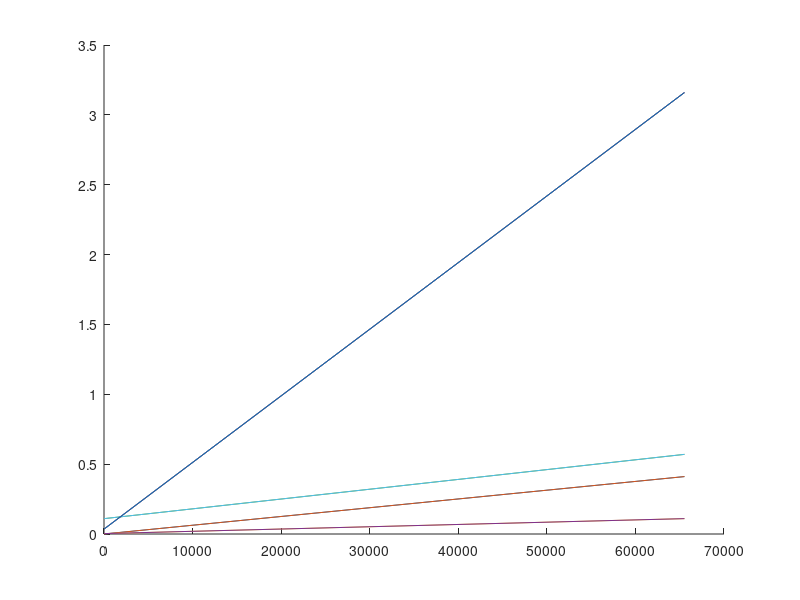

The MATLAB script that drew this image:
A=[ 20   , 65536 ]
M=[ 0.11 , 0.57 ]
P=[ 0.036, 3.16 ]
J=[ 0.003, 0.11 ]
C=[0.000136, 0.411]

hold off;
hold on;
plot(A,C,'DisplayName','C');
plot(A,C,'DisplayName','o');

plot(A,J,'DisplayName','J');
plot(A,J,'DisplayName','o');

plot(A,M,'DisplayName','M');
plot(A,M,'DisplayName','o');

plot(A,P,'DisplayName','P');
plot(A,P,'DisplayName','o');
hold off;

